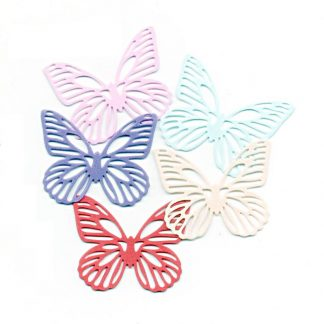
#> input picture QUESTÃO13/aplique-borbolertas-coloridas-324x324.jpg, 324 x 324 px
$ python 'QUESTÃO13.py'
#> lines starting #> are read from the running program, lines starting #| are printed output that depends on the picture
#Abrir uma imagem colorida, transformar em tom de cinza, visualizar imagem de entrada. Criem uma matriz de forma estática com as mesmas dimensões da imagem de entrada (vejam nas propriedades da imagem no Windows). Apliquem uma convolução fazendo uma varredura na matriz utilizando as máscaras do operador gradiente Sobel (procurem no google). Visualizem os resultados e salvem. Obs: busquem compreender os resultados do operador Sobel (parece com o de canny, apenas parece).

#OBS.: Vai na horizontal, desce a primeira linha e depois sobe a terceira linha. Gx = ([-1 0 1] linha 1 [-2 0 2] linha 2 [-1 0 1] linha 3) * A, oond A é a matriz/imagem inicial
#OBS.: vai na vertical. Primeiro percorre a terceira linha da esquerda para a direita e depois a primeira linha. Gy = ([1 2 1] linha 1 [0 0 0] linha 2 [-1 -2 -1] linha 3) * A

import cv2
import numpy as np
import math

#abrir uma imagem colorida
imcolor = cv2.imread('aplique-borbolertas-coloridas-324x324.jpg')
#> imcolor is the input picture: shape (324, 324, 3); mean B, G, R 239.7, 237.2, 241.7

#transformar em tom de cinza
imcinza = cv2.cvtColor(imcolor, cv2.COLOR_BGR2GRAY)
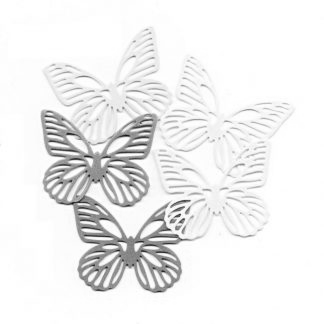
#> imcinza: shape (324, 324); min 16, max 255, mean 238.8

#visualizar imagem de entrada
cv2.imshow('visualizar imagem de entrada', imcinza)

#Criem uma matriz de forma estática com as mesmas dimensões da imagem de entrada (vejam nas propriedades da imagem no Windows).

#pra isso prmeiro vamos pegar a forma da imagem
linhas, colunas = imcinza.shape[:2]
#> linhas = 324; colunas = 324

#depois criar a matriz de zero
criamatrizzero = np.zeros((linhas, colunas), np.uint8)

#Apliquem uma convolução fazendo uma varredura na matriz utilizando as máscaras do operador gradiente Sobel (procurem no google).
for linha in range(1, linhas-1):
    for coluna in range(1, colunas-1):
        Gx = imcinza[linha-1, coluna-1] * (-1) + imcinza[linha, coluna-1] * (-2) + \
             imcinza[linha+1, coluna-1] * (-1) + imcinza[linha-1, coluna+1] + \
             imcinza[linha, coluna+1] * 2 + imcinza[linha+1, coluna+1]
        Gy = imcinza[linha-1, coluna-1] * (-1) + imcinza[linha-1, coluna] * (-2) + \
             imcinza[linha-1, coluna+1] * (-1) + imcinza[linha+1, coluna-1] + \
             imcinza[linha+1, coluna] * 2 + imcinza[linha+1, coluna+1]

        criamatrizzero[linha, coluna] = math.sqrt(pow(Gx, 2) + pow(Gy, 2))
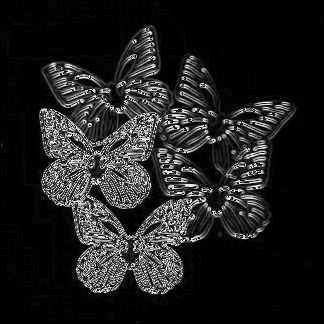
#> criamatrizzero: shape (324, 324); min 0, max 255, mean 31.4

#Visualizem os resultados e salvem.
cv2.imshow('Imagem Sobel', criamatrizzero)
cv2.waitKey(0)

cv2.imwrite('Resultado com Sobel.jpg', criamatrizzero)
